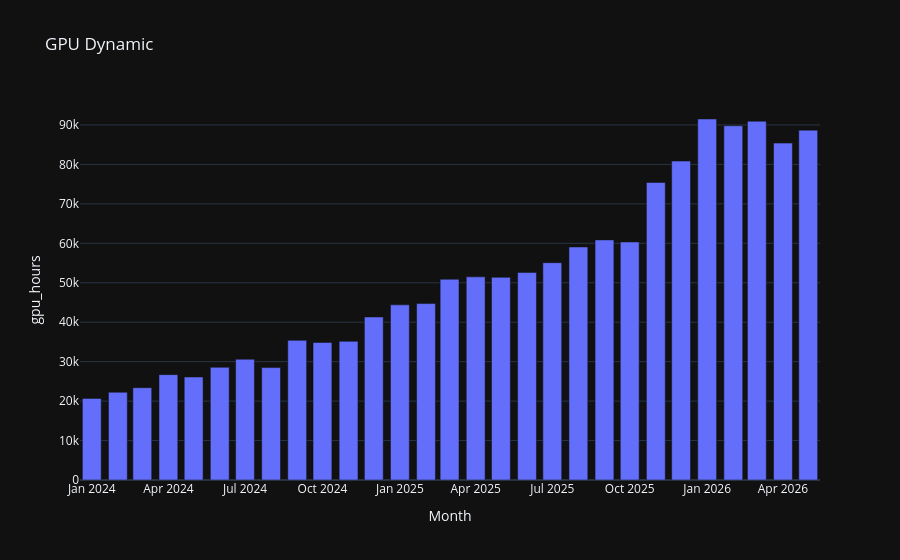

The code cell stored with this chart in its notebook:
### Code cell
fig = px.bar(
    df,
    x="pmonth",
    y="gpu_hours",
    title="GPU Dynamic",
    labels={"pmonth": "Month"}
)
# fig.write_image("block1_customers_by_segment.png")
fig.show()

### Figure 1 — Plotly figure (JSON) as saved in the notebook; plotly's stock layout.template omitted (floating-point values rounded to 4 significant figures)
{"data": [{"hovertemplate": "Month=%{x}<br>gpu_hours=%{y}<extra></extra>", "legendgroup": "", "marker": {"color": "#636efa", "pattern": {"shape": ""}}, "name": "", "orientation": "v", "showlegend": false, "textposition": "auto", "x": ["2024-01-01T00:00:00", "2024-02-01T00:00:00", "2024-03-01T00:00:00", "2024-04-01T00:00:00", "2024-05-01T00:00:00", "2024-06-01T00:00:00", "2024-07-01T00:00:00", "2024-08-01T00:00:00", "2024-09-01T00:00:00", "2024-10-01T00:00:00", "2024-11-01T00:00:00", "2024-12-01T00:00:00", "2025-01-01T00:00:00", "2025-02-01T00:00:00", "2025-03-01T00:00:00", "2025-04-01T00:00:00", "2025-05-01T00:00:00", "2025-06-01T00:00:00", "2025-07-01T00:00:00", "2025-08-01T00:00:00", "2025-09-01T00:00:00", "2025-10-01T00:00:00", "2025-11-01T00:00:00", "2025-12-01T00:00:00", "2026-01-01T00:00:00", "2026-02-01T00:00:00", "2026-03-01T00:00:00", "2026-04-01T00:00:00", "2026-05-01T00:00:00"], "xaxis": "x", "y": [20680.0, 22250.0, 23400.0, 26710.0, 26110.0, 28570.0, 30610.0, 28490.0, 35400.0, 34860.0, 35150.0, 41330.0, 44390.0, 44730.0, 50900.0, 51500.0, 51380.0, 52620.0, 55090.0, 59070.0, 60860.0, 60340.0, 75420.0, 80840.0, 91510.0, 89810.0, 90950.0, 85400.0, 88680.0], "yaxis": "y", "type": "bar"}], "layout": {"xaxis": {"anchor": "y", "domain": [0, 1], "title": {"text": "Month"}}, "yaxis": {"anchor": "x", "domain": [0, 1], "title": {"text": "gpu_hours"}}, "legend": {"tracegroupgap": 0}, "title": {"text": "GPU Dynamic"}, "barmode": "relative"}}
